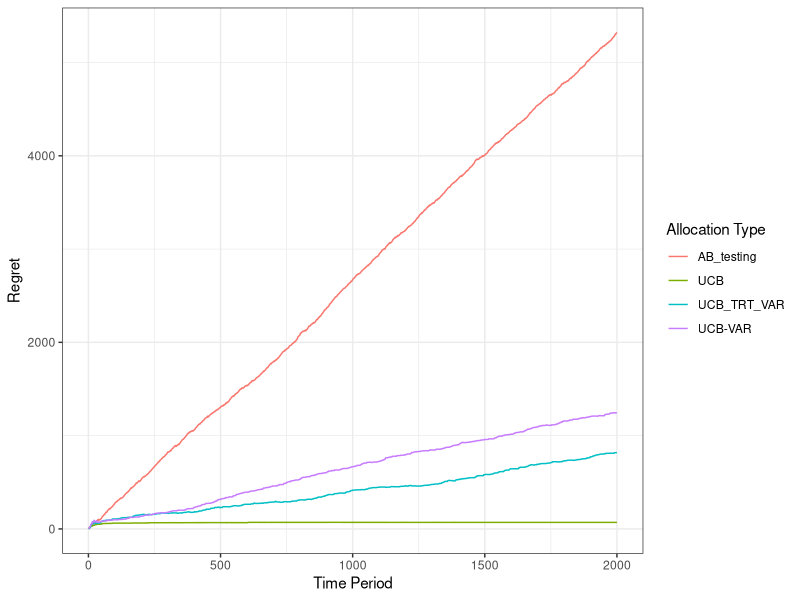

Write the R code that produced this figure. (Note: this script raises an error after producing the figure.)
library(ggplot2)
library(dplyr)
library(tidyr)
library(ggrepel)

setwd("G:\\My Drive\\Research\\Contextual Bandits\\code\\bandits\\MAB_VAR")


df <- read.csv("output.csv")

df$x = 1:nrow(df)
df_regret <- df %>% select(x, ab_regret, ucb_regret, mix_prop_regret, trt_prop_mix_regret)  %>%
  rename(`AB_testing` = ab_regret,
         `UCB` = ucb_regret,
         `UCB-VAR` = mix_prop_regret,
         `UCB_TRT_VAR` = trt_prop_mix_regret) %>%
  gather("type", "regret", 2:5)

ggplot(df_regret) + geom_line(aes(x=x, y=regret, color=type))+ theme_bw()+
  labs(x='Time Period', y = 'Regret', color="Allocation Type")+ ggsave("regret.png", width = 8, height = 4)

df_mean_rmse <- df %>% select(x, ab_mean_rmse, ucb_mean_rmse, mix_prop_mean_rmse, trt_prop_mix_mean_rmse) %>%
  rename(`AB_testing` = ab_mean_rmse,
         `UCB` = ucb_mean_rmse,
         `UCB-VAR` = mix_prop_mean_rmse,
         `UCB_TRT_VAR` = trt_prop_mix_mean_rmse) %>%
  gather("type", "mean_rmse", 2:5)

ggplot(df_mean_rmse) + geom_point(aes(x=x, y=mean_rmse, color=type), size=0.5)+ labs(x='Time Period', y = 'RMSE of Mean')+ theme_bw() +
  ggsave("mean_rmse.png", width = 6, height = 4)

df_var_rmse <- df %>% select(x, ab_var_rmse, ucb_var_rmse, mix_prop_var_rmse, trt_prop_mix_var_rmse) %>%
  rename(`AB_testing` = ab_var_rmse,
         `UCB` = ucb_var_rmse,
         `UCB-VAR` = mix_prop_var_rmse,
         `UCB_TRT_VAR` = trt_prop_mix_var_rmse) %>%
  gather("type", "var_rmse", 2:5)

ggplot(df_var_rmse) + geom_point(aes(x=x, y=var_rmse, color=type), size=0.5)+ theme_bw()+ guides(colour = guide_legend(override.aes = list(size = 2))) +
  labs(x='Time Period', y = 'RMSE of Variance', color="Allocation Type")+ ggsave("var_rmse.png", width = 8, height = 4)


df <- read.csv("groups.csv")
df$x = 1:nrow(df)
df_group <- df %>% select(x, ab_group, ucb_group, mix_prop_group, trt_mix_prop_group) %>% rename(`AB_testing` = ab_group,
                                                                                   `UCB` = ucb_group,
                                                                                   `UCB-VAR` = mix_prop_group,
                                                                                   `UCB_TRT_VAR` = trt_mix_prop_group) %>% 
  gather("type", "group", 2:5)

ggplot(df_group) + geom_point(aes(x=x, y=factor(group)), shape=1, alpha=0.6) + facet_grid(type ~.) + theme_bw() +
  labs(x='Time Period', y = 'Allocated Group') +
  theme(axis.text.y = element_text(size = 6)) +
  ggsave("group.png", width = 8, height = 4)

# 
# df <- read.csv("var.csv")
# df_var <- df %>% select(arm, ab_var, ucb_var, eps_var, mix_var) %>% rename(`AB_testing` = ab_var,
#                                                                                     `UCB` = ucb_var,
#                                                                                    `e-greedy` = eps_var,
#                                                                                    `UCB-VAR` = mix_var) %>% 
#   gather("type", "var", 2:5) 
# df_var[is.na(df_var)] <- 0
# 
# df_var$x = rep(rep(1:2000, each=10),4)
# true_var = c(4.03757288,3.43165603,0.46557525,0.9803696,3.53352318,3.54460421, 4.56793121,1.04190155, 0.7491534,  3.0408862)
# df_var$true_var = rep(true_var, 8000)
# 
# df_var$arm = paste("arm ",df_var$arm)
# ggplot(df_var) + geom_point(aes(x=x, y=var, color=type), size=0.3) + geom_hline(aes(yintercept=true_var)) +
#   facet_wrap(~arm, nrow=5) + theme_bw() + 
#   labs(x='Time Period', y = 'Variance Estimate', color="Allocation Type") +  theme(legend.position="bottom")+
#   theme(axis.text.y = element_text(size = 6)) + guides(colour = guide_legend(override.aes = list(size = 2))) +
#   ggsave("var.png", width = 8, height = 10) 
# 
